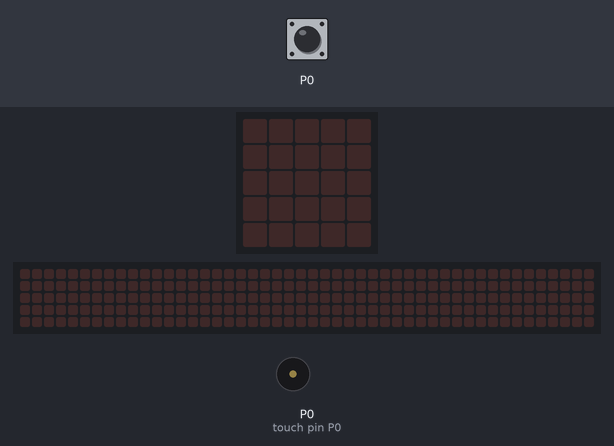
Simulated run of this program. Board: BBC micro:bit (MakeCode). Shown: the board's 5×5 LED display, a strip that is not on the board, showing the scrolling text unrolled, buzzer (waves = sounding). Inputs (shaded band) come from the test bench. Random numbers come from a fixed seed; the 48×5 strip is a reading aid, not a part: it shows the text the display is scrolling, unrolled, one strip-width of it at a time.

Above: at 1.2 s.
1.3 s: touch pin P0 pressed for 0.15 s
At 1.8 s:
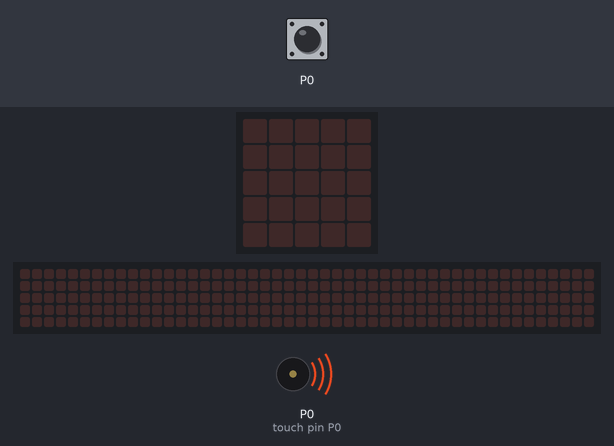
At 5.56 s:
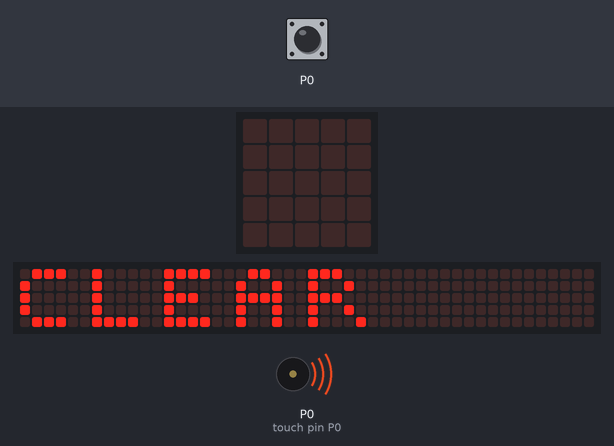
7.4 s: touch pin P0 pressed for 0.15 s
At 15.15 s:
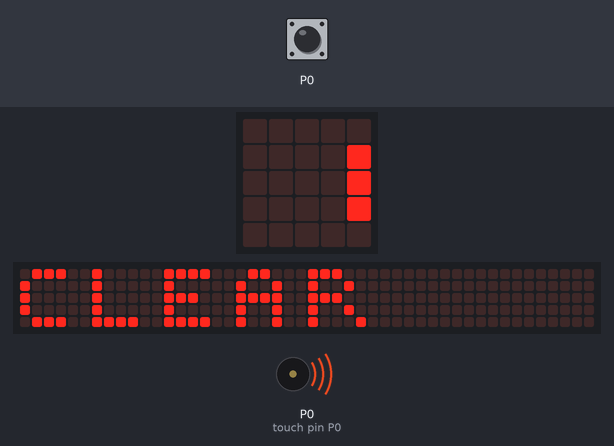
Timing chart, 0 to 19.5 s (numbered marks = the images above; inputs shaded):
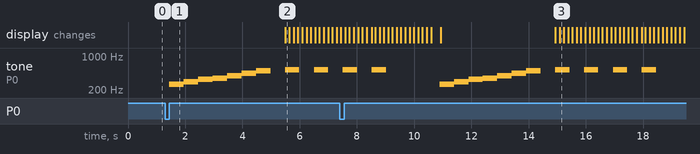

Measured:
- after the input at 1.3 s, tone on P0 (touch pin P0): plays 262 Hz for 0.51 s, 294 Hz for 0.51 s, 330 Hz for 0.51 s, 349 Hz for 0.51 s, 392 Hz for 0.51 s, 440 Hz for 0.51 s … (9 notes in this stretch), starting after 0.15 s

The program:

diagnostic.py
```python
num = 0

def on_pin_pressed_p0():
    global num
    num = randint(1, 2)
    music.play(music.string_playable("C D E F G A B - ", 120),
        music.PlaybackMode.UNTIL_DONE)
    if num == 2:
        music.play(music.string_playable("C5 F C5 F C5 F C5 F ", 120),
            music.PlaybackMode.IN_BACKGROUND)
        basic.show_string("SICK")
    else:
        music.play(music.string_playable("C5 - C5 - C5 - C5 - ", 120),
            music.PlaybackMode.IN_BACKGROUND)
        basic.show_string("CLEAR")
input.on_pin_pressed(TouchPin.P0, on_pin_pressed_p0)

def on_forever():
    pass
basic.forever(on_forever)
```
